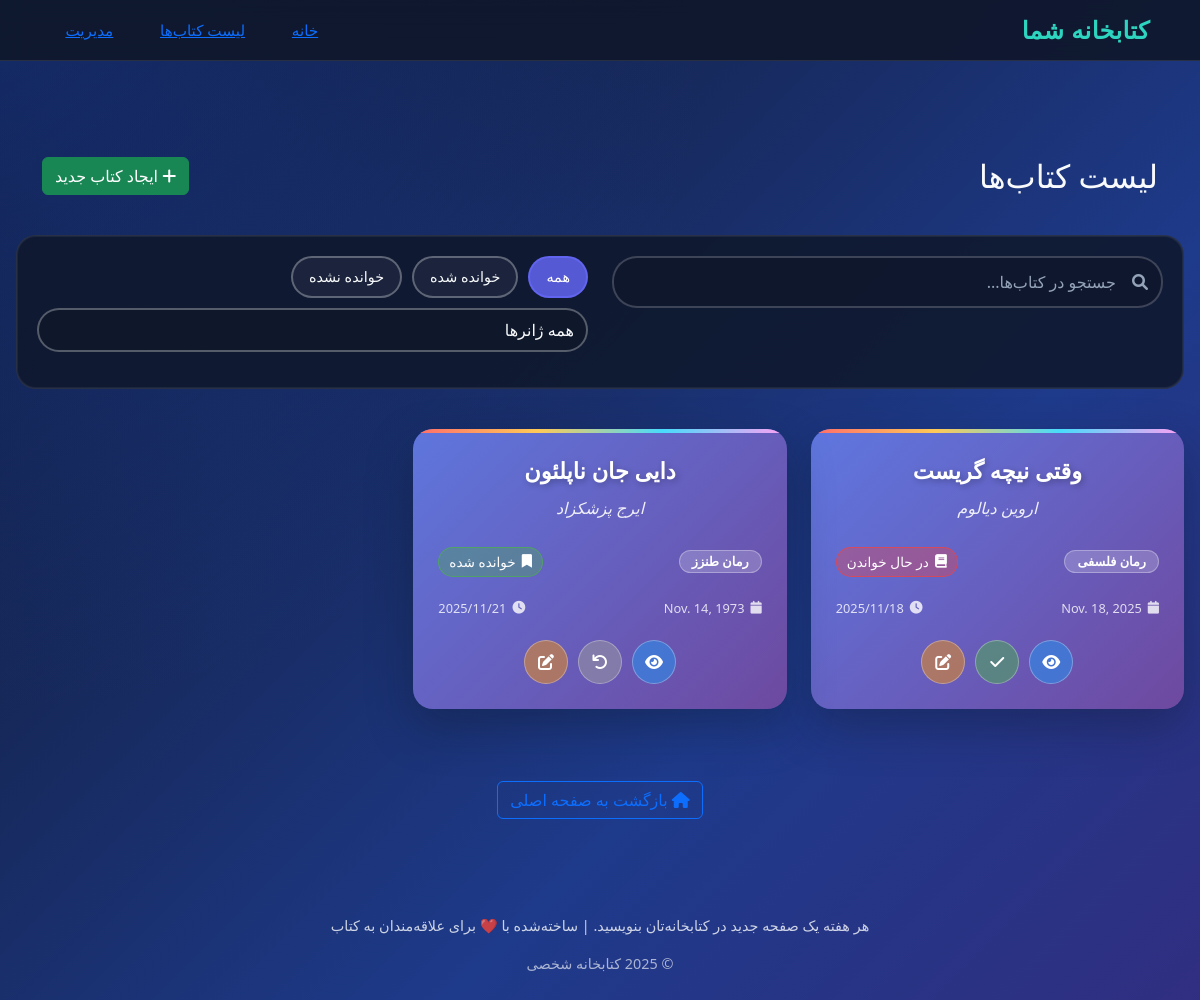
The page /books/ on the database its author committed.
### book_app/models.py (models this page shows, shortened)
class Book(models.Model):
    title = models.CharField(max_length=200)
    author = models.CharField(max_length=100)
    genre = models.CharField(max_length=50)
    published_date = models.DateField()
    is_read = models.BooleanField(default=False)
    created_at = models.DateTimeField(auto_now_add=True)

### book_app/views.py (the view)
# urls.py: path('books/', views.book_list, name='book_list'),
def book_list(request):
    books = Book.objects.all()
    genres = Book.objects.values_list('genre', flat=True).distinct()
    genres = [genre for genre in genres if genre]  # حذف مقادیر خالی
    context = {
        'books': books,
        'genres': genres,
    }
    return render(request, 'book_app/book_list.html', context=context)

### book_app/templates/book_app/book_list.html (shortened to what this page needs)
{% extends 'base.html' %}
{% load static %}
{% block content %}
<div class="container mt-5">
    <div class="page-section">
        <div class="d-flex flex-column flex-md-row justify-content-between align-items-start gap-3">
            <h2 class="mb-0">لیست کتاب‌ها</h2>
            <a href="{% url 'book_create' %}" class="btn btn-success">
                <i class="fas fa-plus"></i> ایجاد کتاب جدید
            </a>
        </div>
        </div>
    </div>
    <div class="page-section">
        <div class="search-filter-section">
            <div class="row">
            <div class="col-md-6 mb-3">
                <div class="search-box">
                    <i class="fas fa-search"></i>
                    <input type="text" id="bookSearch" placeholder="جستجو در کتاب‌ها...">
                </div>
            </div>
            <div class="col-md-6 mb-3">
                <div class="filter-buttons">
                    <button class="filter-btn active" data-filter="all">همه</button>
                    <button class="filter-btn" data-filter="read">خوانده شده</button>
                    <button class="filter-btn" data-filter="unread">خوانده نشده</button>
                    <select class="genre-filter form-select">
                        <option value="">همه ژانرها</option>
                    </select>
                </div>
            </div>
        </div>
    </div>
    </div>
    <div class="page-section">
        <div class="row" id="booksContainer">
        {% for book in books %}
        <div class="col-md-4 mb-4 book-item"
             data-title="{{ book.title|lower }}"
             data-author="{{ book.author|lower }}"
             data-status="{% if book.is_read %}read{% else %}unread{% endif %}"
             data-genre="{{ book.genre|default:'' }}">
            <div class="book-card-modern">
                <div class="book-cover">
                    <div class="book-title">{{ book.title|truncatechars:20 }}</div>
                    <div class="book-author">{{ book.author }}</div>
                </div>
                <div class="book-info">
                    <span class="badge genre-badge">{{ book.genre|default:"عمومی" }}</span>
                    <div class="reading-status {% if book.is_read %}read{% else %}unread{% endif %}">
                        <i class="fas {% if book.is_read %}fa-bookmark{% else %}fa-book{% endif %}"></i>
                        {{ book.is_read|yesno:"خوانده شده,در حال خواندن" }}
                    </div>
                </div>
                <div class="book-details">
                    <div class="detail-item">
                        <i class="fas fa-calendar"></i>
                        <span>{{ book.published_date|default:"تاریخ نامشخص" }}</span>
                    </div>
                    <div class="detail-item">
                        <i class="fas fa-clock"></i>
                        <span>{{ book.created_at|date:"Y/m/d" }}</span>
                    </div>
                </div>
                <div class="book-actions">
                    <a href="{% url 'book_detail' book.id %}" class="action-btn detail-btn">
                        <i class="fas fa-eye"></i>
                    </a>
                    <a href="{% url 'toggle_read' book.id %}" class="action-btn toggle-btn {% if book.is_read %}read{% else %}unread{% endif %}">
                        <i class="fas {% if book.is_read %}fa-undo{% else %}fa-check{% endif %}"></i>
                    </a>
                    <a href="{% url 'book_update' book.id %}" class="action-btn edit-btn">
                        <i class="fas fa-edit"></i>
                    </a>
                </div>
            </div>
        </div>
        {% endfor %}
        </div>
    </div>
        <div class="row mt-5">
        <div class="col-12 text-center">
            <a href="{% url 'index' %}" class="btn btn-outline-primary">
                <i class="fas fa-home"></i> بازگشت به صفحه اصلی
            </a>
        </div>
    </div>
{% endblock %}

### templates/base.html (shortened to what this page needs)
{% load static %}
<!DOCTYPE html>
<html lang="fa" dir="rtl">
<head>
    <link href="https://cdn.jsdelivr.net/npm/bootstrap@5.3.0/dist/css/bootstrap.min.css" rel="stylesheet">
    <link href="https://cdnjs.cloudflare.com/ajax/libs/font-awesome/6.0.0/css/all.min.css" rel="stylesheet">
    <link href="{% static 'book_app/css/theme.css' %}" rel="stylesheet">
</head>
<body>
    <header class="site-header">
        <div class="container nav-container">
            <div class="brand">کتابخانه شما</div>
            <div class="nav-links">
                <a href="{% url 'index' %}" class="btn btn-link btn-sm">خانه</a>
                <a href="{% url 'book_list' %}" class="btn btn-link btn-sm">لیست کتاب‌ها</a>
                <a href="{% url 'book_form' %}" class="btn btn-link btn-sm">مدیریت</a>
            </div>
        </div>
    </header>
    <main class="page-main">
        {% block content %}
        {% endblock %}
    </main>
    <footer class="site-footer">
        <div class="footer-inner">
            <p>هر هفته یک صفحه جدید در کتابخانه‌تان بنویسید. | ساخته‌شده با ❤️ برای علاقه‌مندان به کتاب</p>
            <p class="opacity-fade">© {% now "Y" %} کتابخانه شخصی</p>
        </div>
    </footer>
</body>
</html>

### rows shown on the page
Book: title "وقتی نیچه گریست", author "اروین دیالوم", genre "رمان فلسفی", is_read "در حال خواندن", published_date "Nov. 18, 2025", created_at "2025/11/18"
Book: title "دایی جان ناپلئون", author "ایرج پزشکزاد", genre "رمان طنزز", is_read "خوانده شده", published_date "Nov. 14, 1973", created_at "2025/11/21"
